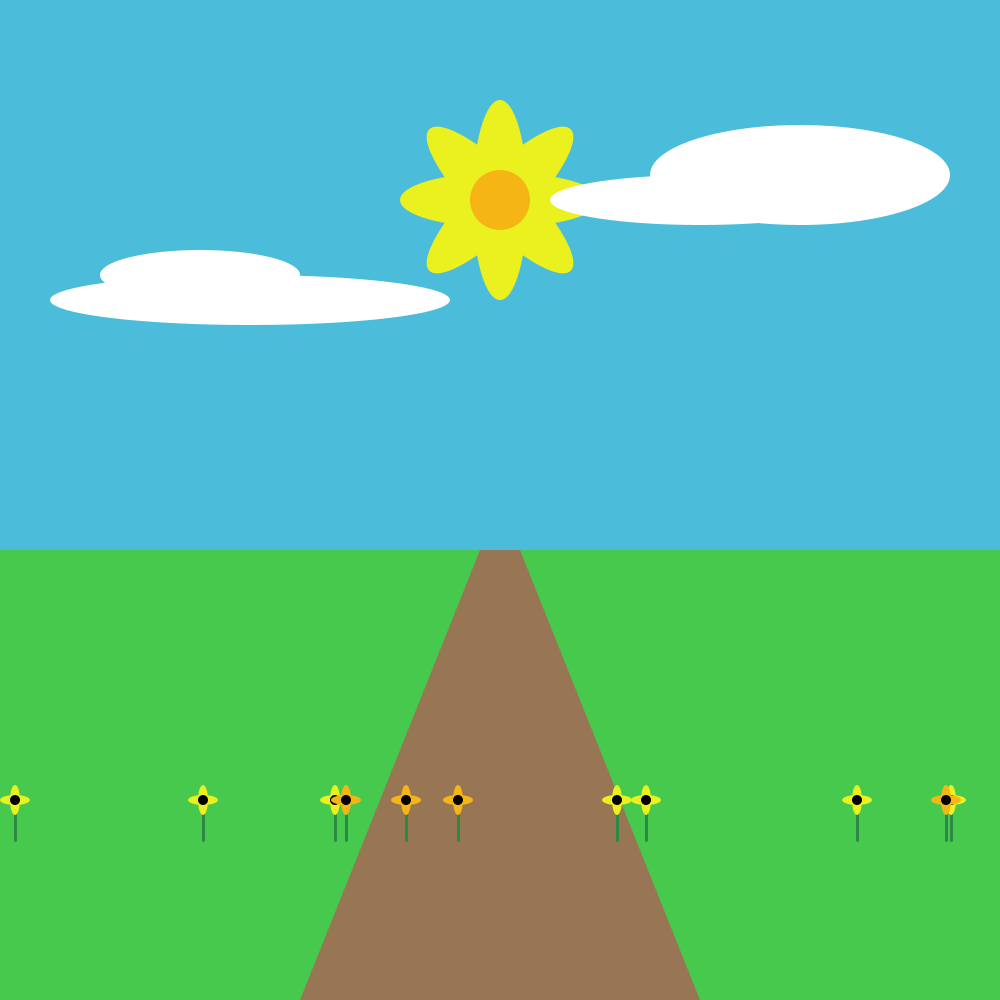
Frame 1 (no input)
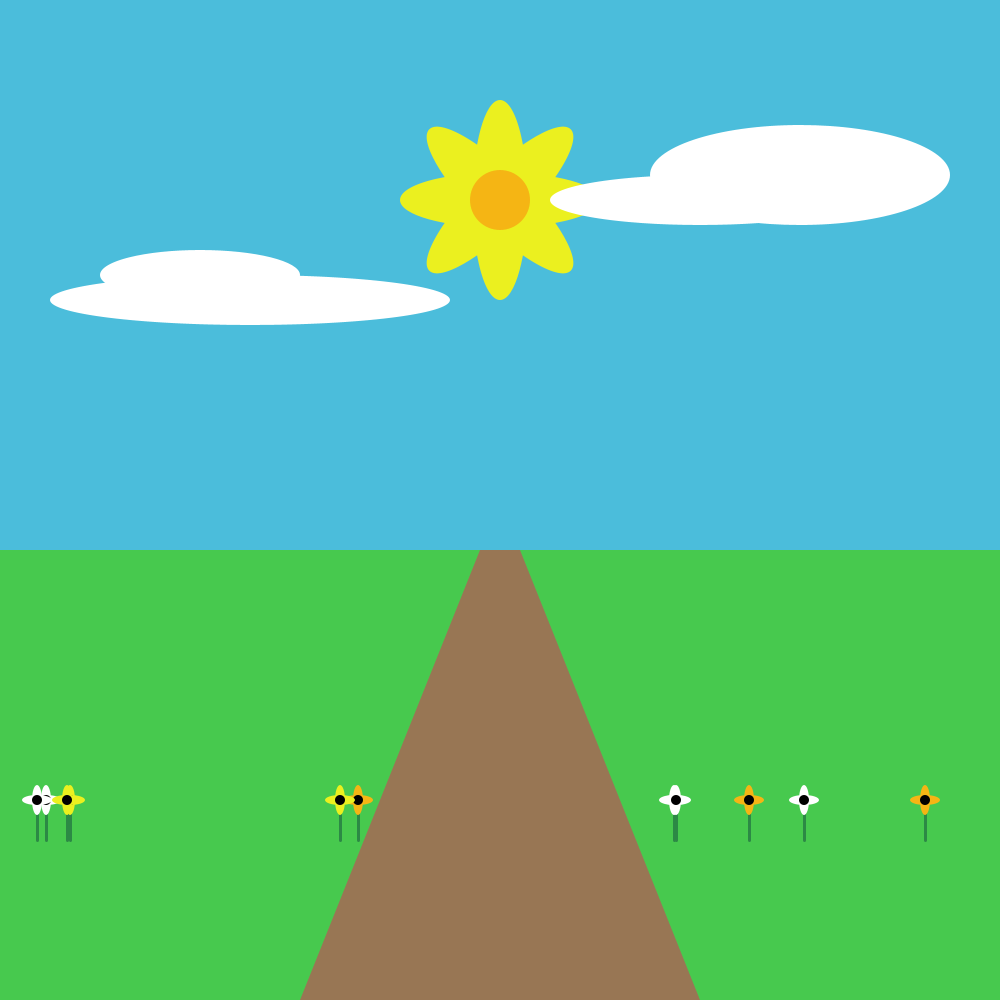
Frame 60 (the mouse pressed at the canvas centre just before this capture)
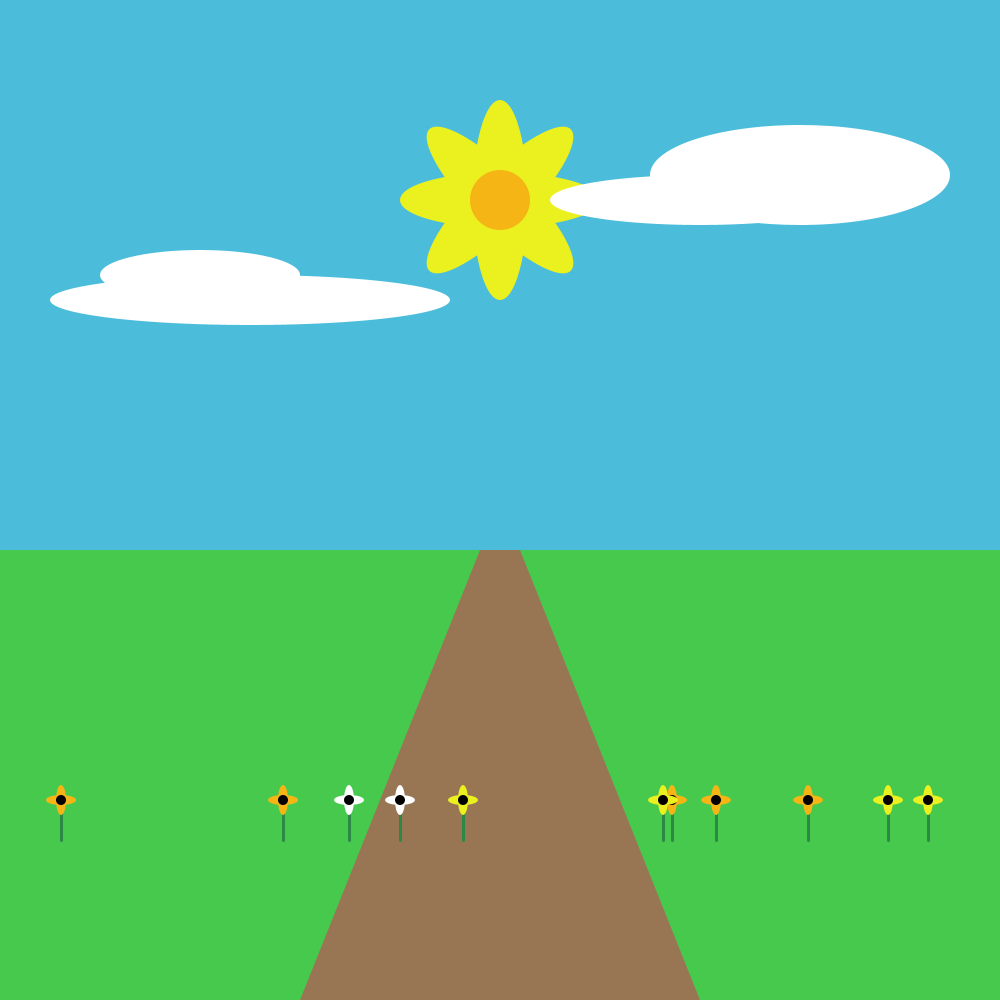
Frame 120 (the mouse held since frame 60 and released just before this capture)

The Processing sketch that drew these frames (run headless with seeded random() and noise(); from frame 60 on, the mouse is pressed at the canvas centre):

// Processing sketch: memory_vessel
// ── memory_vessel.pde
//Marcus Dha

//FLOWER CERAMIC DRAWING

color skyBlue = #4BBDDB;
color yellow = #EBF01F;
color orange = #F5B514;
color white = #FFFFFF;
color green = #47C94E;
color dGreen = #2C8945;
color brown = #987654;

color[] colors = {yellow, orange, white};


void setup() {
  size(1000, 1000);
}

void draw () {
  sky(0, 0);
  field(0, 0);

  for (int x = 0; x <= width; x += 100) {
    flowers((int)random(0, width), (int)random(800, 800), colors[ (int)random(0, 3) ]);
  }
}

//casting operator
//flowers(random(0, 200), random(400, 800), colors[ (int)random(0, 3) ]





void sky (int x, int y) {


  noStroke();
  fill(skyBlue);
  rect(x, y, width, height);

  //Flower Sun
  fill(yellow);
  ellipse(500, 200, 55, 200);
  ellipse(500, 200, 200, 55);

  pushMatrix();
  translate(500, 200);
  rotate(radians(45) ) ;
  ellipse(0, 0, 200, 55);
  ellipse(0, 0, 55, 200);
  popMatrix();

  fill(orange);
  circle(500, 200, 60);

  //clouds

  fill(white);

  //left
  ellipse(250, 300, 400, 50);
  ellipse(200, 275, 200, 50);

  //right
  ellipse(700, 200, 300, 50);
  ellipse(800, 175, 300, 100);
}

void field (int x, int y) {

  fill(green);
  rect(0, 550, width, height);

  //dirt path
  fill(brown);
  triangle(500, 500, 300, height, 500, height);
  triangle(500, 500, 500, height, 700, height);
  fill(skyBlue);
  rect(450, 500, 100, 50);
}


void flowers (int x, int y, color variable) {

  stroke(dGreen);
  strokeWeight(3);
  fill(dGreen);
  line(x, y, x, y+40);
  //petals
  noStroke();

  fill(variable);
  ellipse(x, y, 10, 30);
  ellipse(x, y, 30, 10);
  fill(0);
  ellipse(x, y, 10, 10);
}
